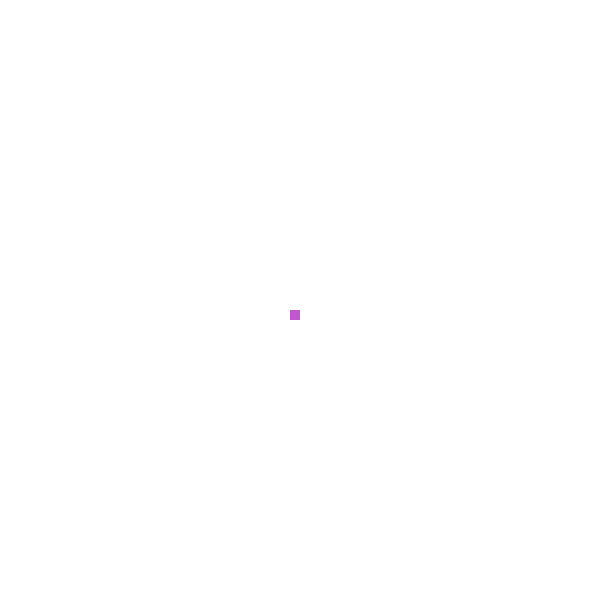
Frame 1 (no input)
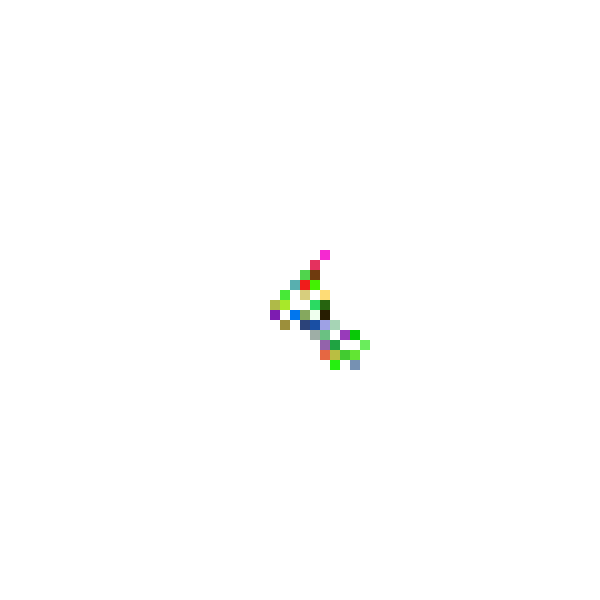
Frame 60 (no input)
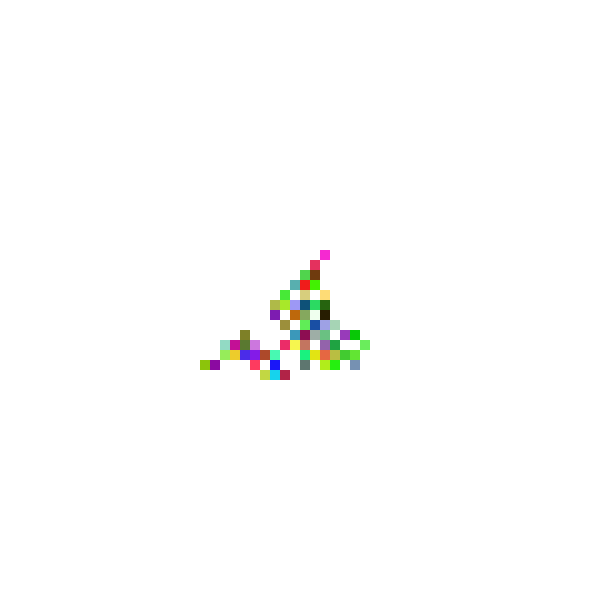
Frame 120 (the mouse pressed at the canvas centre since frame 60)

The p5.js sketch that drew these frames (run headless with seeded random() and noise() and a simulated clock; from frame 60 on, the mouse is pressed at the canvas centre):

// p5.js sketch
// ── sketch.js
// Reference
// https://p5js.org/reference/

// Tutorials
// https://p5js.org/tutorials/

// Examples
// http://p5js.org/examples/

// @adalberth - Stupid Studio - 2016
// https://github.com/adalberth/stupid-p5

var x
var y
function setup() {
  createCanvas(600,600)
  x = width / 2
  y = height / 2
}

function draw() {

  var rx = random()
  if (rx < 0.33) {
    x = x + 10
  }else if(rx > 0.66){
    x = x - 10
  }

  var ry = random()
  if (ry < 0.33) {
    y = y + 10
  }else if(ry > 0.66){
    y = y - 10
  }

  x = constrain(x, 0, width)
  y = constrain(y, 0, height)

  r = random(255)
  g = random(255)
  b = random(255)

  noStroke()
  fill(r, g, b)
  rect(x,y,10,10)
}
